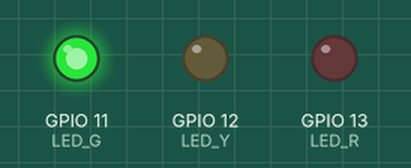
Bench run of a sketch on a simulated ESP32-S3. Parts: output pins drawn as LEDs (lit = HIGH).

Above: at 1.0 s.
At 2.5 s:
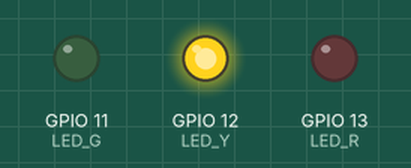
At 4.0 s:
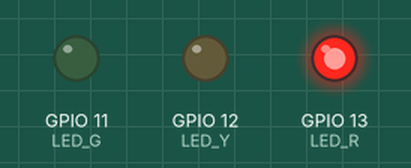
Timing chart, 0 to 6.5 s (numbered marks = the images above):
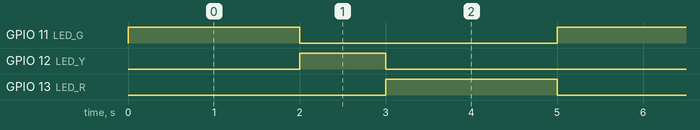

The sketch:

sketch.ino
```cpp
// Z19 + Z20 Semaforo FSM O(1) Nao-Bloqueante + Matriz 7-Segmentos
const int LED_G = 11, LED_Y = 12, LED_R = 13;
unsigned long stateStartMs = 0;
int state = 0;
void setup() { pinMode(LED_G, OUTPUT); pinMode(LED_Y, OUTPUT); pinMode(LED_R, OUTPUT); }
void loop() {
  const unsigned long dur = (state == 1) ? 1000UL : 2000UL;
  if (millis() - stateStartMs >= dur) { stateStartMs = millis(); state = (state + 1) % 3; }
  digitalWrite(LED_G, state == 0); digitalWrite(LED_Y, state == 1); digitalWrite(LED_R, state == 2);
}
```

Measured:
- by itself, GPIO 11 (LED_G), GPIO 13 (LED_R): alternates HIGH for 2.0 s and LOW for 3.0 s
- by itself, GPIO 12 (LED_Y): alternates HIGH for 1.0 s and LOW for 4.0 s
- by itself, everything shown: repeats every 5.0 s, in 3 steps
